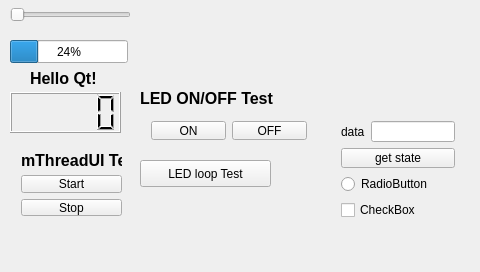
<?xml version="1.0" encoding="UTF-8"?>
<ui version="4.0">
 <class>MainWindow</class>
 <widget class="QMainWindow" name="MainWindow">
  <property name="geometry">
   <rect>
    <x>0</x>
    <y>0</y>
    <width>480</width>
    <height>272</height>
   </rect>
  </property>
  <property name="sizePolicy">
   <sizepolicy hsizetype="Fixed" vsizetype="Fixed">
    <horstretch>0</horstretch>
    <verstretch>0</verstretch>
   </sizepolicy>
  </property>
  <property name="windowTitle">
   <string>MainWindow</string>
  </property>
  <widget class="QWidget" name="centralWidget">
   <widget class="QLabel" name="label">
    <property name="geometry">
     <rect>
      <x>30</x>
      <y>70</y>
      <width>81</width>
      <height>17</height>
     </rect>
    </property>
    <property name="font">
     <font>
      <pointsize>12</pointsize>
      <weight>75</weight>
      <bold>true</bold>
     </font>
    </property>
    <property name="text">
     <string>Hello Qt!</string>
    </property>
   </widget>
   <widget class="QWidget" name="horizontalLayoutWidget">
    <property name="geometry">
     <rect>
      <x>140</x>
      <y>110</y>
      <width>178</width>
      <height>41</height>
     </rect>
    </property>
    <layout class="QHBoxLayout" name="horizontalLayout">
     <item>
      <widget class="QPushButton" name="btnLedOn">
       <property name="sizePolicy">
        <sizepolicy hsizetype="Minimum" vsizetype="Expanding">
         <horstretch>0</horstretch>
         <verstretch>0</verstretch>
        </sizepolicy>
       </property>
       <property name="text">
        <string>ON</string>
       </property>
      </widget>
     </item>
     <item>
      <widget class="QPushButton" name="btnLedOff">
       <property name="sizePolicy">
        <sizepolicy hsizetype="Minimum" vsizetype="Expanding">
         <horstretch>0</horstretch>
         <verstretch>0</verstretch>
        </sizepolicy>
       </property>
       <property name="text">
        <string>OFF</string>
       </property>
      </widget>
     </item>
    </layout>
   </widget>
   <widget class="QWidget" name="verticalLayoutWidget">
    <property name="geometry">
     <rect>
      <x>330</x>
      <y>110</y>
      <width>136</width>
      <height>121</height>
     </rect>
    </property>
    <layout class="QVBoxLayout" name="verticalLayout">
     <item>
      <layout class="QHBoxLayout" name="horizontalLayout_2">
       <item>
        <widget class="QLabel" name="label_3">
         <property name="sizePolicy">
          <sizepolicy hsizetype="Preferred" vsizetype="Minimum">
           <horstretch>0</horstretch>
           <verstretch>0</verstretch>
          </sizepolicy>
         </property>
         <property name="text">
          <string>data</string>
         </property>
        </widget>
       </item>
       <item>
        <widget class="QLineEdit" name="lineEdit"/>
       </item>
      </layout>
     </item>
     <item>
      <widget class="QPushButton" name="btnGetState">
       <property name="text">
        <string>get state</string>
       </property>
      </widget>
     </item>
     <item>
      <widget class="QRadioButton" name="radioButton">
       <property name="text">
        <string>RadioButton</string>
       </property>
      </widget>
     </item>
     <item>
      <widget class="QCheckBox" name="checkBox">
       <property name="text">
        <string>CheckBox</string>
       </property>
      </widget>
     </item>
    </layout>
   </widget>
   <widget class="QSlider" name="horizontalSlider">
    <property name="geometry">
     <rect>
      <x>10</x>
      <y>0</y>
      <width>121</width>
      <height>29</height>
     </rect>
    </property>
    <property name="orientation">
     <enum>Qt::Horizontal</enum>
    </property>
   </widget>
   <widget class="QProgressBar" name="progressBar">
    <property name="geometry">
     <rect>
      <x>10</x>
      <y>40</y>
      <width>118</width>
      <height>23</height>
     </rect>
    </property>
    <property name="value">
     <number>24</number>
    </property>
   </widget>
   <widget class="QPushButton" name="btnLedLoopTest">
    <property name="geometry">
     <rect>
      <x>140</x>
      <y>160</y>
      <width>131</width>
      <height>27</height>
     </rect>
    </property>
    <property name="text">
     <string>LED loop Test</string>
    </property>
   </widget>
   <widget class="QWidget" name="verticalLayoutWidget_2">
    <property name="geometry">
     <rect>
      <x>10</x>
      <y>140</y>
      <width>123</width>
      <height>87</height>
     </rect>
    </property>
    <layout class="QVBoxLayout" name="verticalLayout_2">
     <item>
      <widget class="QLabel" name="locationLbl">
       <property name="font">
        <font>
         <pointsize>12</pointsize>
         <weight>75</weight>
         <bold>true</bold>
        </font>
       </property>
       <property name="text">
        <string>mThreadUI Test</string>
       </property>
      </widget>
     </item>
     <item>
      <widget class="QPushButton" name="startButton">
       <property name="text">
        <string>Start</string>
       </property>
      </widget>
     </item>
     <item>
      <widget class="QPushButton" name="stopButton">
       <property name="text">
        <string>Stop</string>
       </property>
      </widget>
     </item>
    </layout>
   </widget>
   <widget class="QLCDNumber" name="lcdNumber">
    <property name="geometry">
     <rect>
      <x>10</x>
      <y>92</y>
      <width>111</width>
      <height>41</height>
     </rect>
    </property>
   </widget>
   <widget class="QLabel" name="label_2">
    <property name="geometry">
     <rect>
      <x>140</x>
      <y>90</y>
      <width>161</width>
      <height>17</height>
     </rect>
    </property>
    <property name="font">
     <font>
      <pointsize>12</pointsize>
      <weight>75</weight>
      <bold>true</bold>
     </font>
    </property>
    <property name="text">
     <string>LED ON/OFF Test</string>
    </property>
   </widget>
  </widget>
  <widget class="QMenuBar" name="menuBar">
   <property name="enabled">
    <bool>true</bool>
   </property>
   <property name="geometry">
    <rect>
     <x>0</x>
     <y>0</y>
     <width>480</width>
     <height>25</height>
    </rect>
   </property>
  </widget>
  <action name="actionTest">
   <property name="text">
    <string>test</string>
   </property>
  </action>
 </widget>
 <layoutdefault spacing="6" margin="11"/>
 <resources/>
 <connections/>
</ui>
